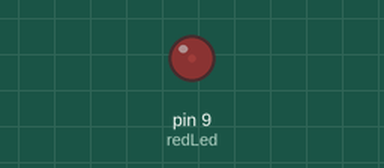
This sketch was run on a simulated Arduino Uno, built with avr-gcc and run on an emulated ATmega328P. On the bench: output pins drawn as LEDs (lit = HIGH). What the sketch prints to the serial monitor is not drawn.

Above: at 0.05 s.
At 0.95 s:
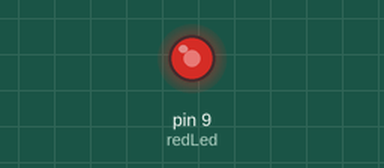
At 1.35 s:
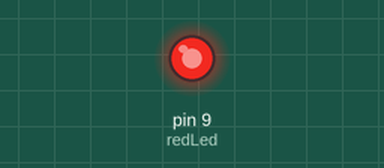
At 2.65 s:
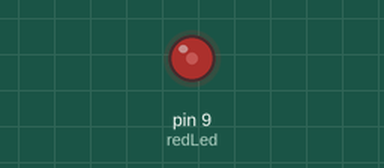
Timing chart, 0 to 7.5 s (numbered marks = the images above):
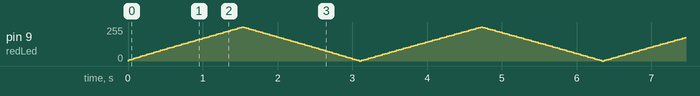

The sketch:

0B_fadeOne_acrossLoops.ino
```cpp
// RGB fade, RED only up and down
// led STATEs change ACROSS loops


// led PINs
int redLed = 9;

// fade variables
int brightness, STEP=5;

// utility variables
int loopCounter = 0;


void setup() {
  // put your setup code here, to run once:
  // set pinModes
  pinMode(redLed, OUTPUT);

  // start serial
  Serial.begin(9600);
  Serial.println(__FILE__);
}

void loop() {

  // put your main code here, to run repeatedly:
  Serial.print("loop ");
  Serial.println(loopCounter);

  //  *** patterns ***

  // fade red up and down

  // increment the brightness
  brightness += STEP;

  // print out brightness
    Serial.print("   brightness = ");
    Serial.println(brightness);

  // limit brightness
  if ( brightness >= 255) {
    brightness = 255;
    STEP = -5;
  }
  if (brightness <= 0){
    brightness=0;
    STEP = 5;
  }

  // write LED
   analogWrite(redLed, brightness);

  // ***********   increment loop counter    *****************
  // loopCounter is just a way to clearly see how the code is flowing
  // you don't *NEED* it in your programs
  loopCounter++;

}
```
